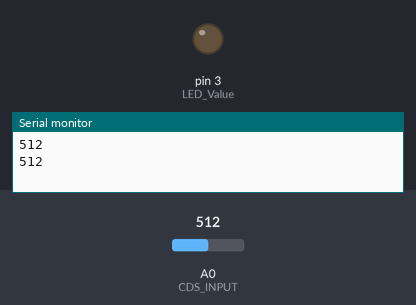
Recording of a sketch running on a simulated Arduino Uno, built with avr-gcc and run on an emulated ATmega328P. Shown: output pins drawn as LEDs (lit = HIGH), the last lines printed to the serial monitor. Inputs (shaded band) come from the test bench; at power-on: A0 (CDS_INPUT) = 512.

Above: at 1.8 s.
1.9 s: A0 (CDS_INPUT) set to 54
3.4 s: A0 (CDS_INPUT) set to 45
At 4.3 s:
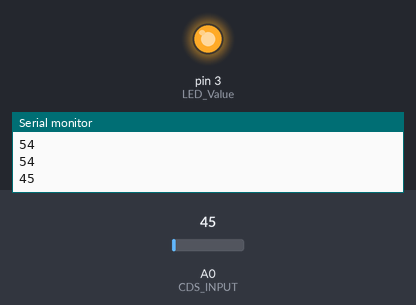
5.5 s: A0 (CDS_INPUT) set to 122
At 7.1 s:
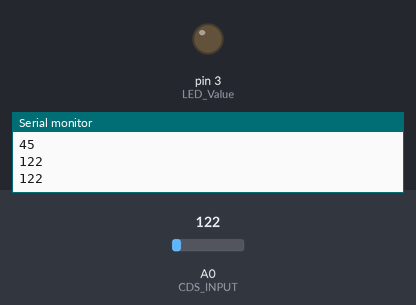
7.5 s: A0 (CDS_INPUT) set to 40
At 8.6 s:
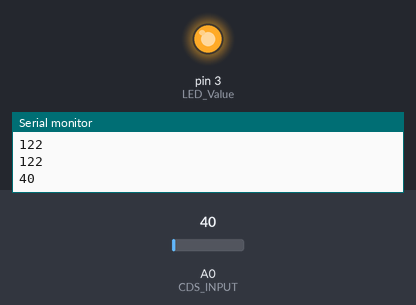
Timing chart, 0 to 10.5 s (numbered marks = the images above; inputs shaded):
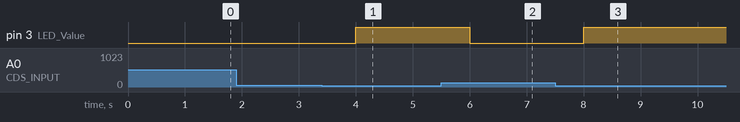

Measured:
- the behaviour switches between 50 and 49 on A0 (CDS_INPUT) (found by bisection; images 0 and 1)
- after the input at 3.4 s, pin 3 (LED_Value): LOW → HIGH after 0.60 s
- after the input at 5.5 s, pin 3 (LED_Value): HIGH → LOW after 0.50 s
- after the input at 7.5 s, pin 3 (LED_Value): LOW → HIGH after 0.50 s

The sketch:

LDR.ino
```cpp
#define CDS_INPUT A0
int LED_Value = 3;

void setup() {
  Serial.begin(9600);
  pinMode(LED_Value, OUTPUT);
}

void loop() {

  int value = analogRead(CDS_INPUT);
  if(value < 50)
  {
    digitalWrite(LED_Value, HIGH);
   }
   else
   {
    digitalWrite(LED_Value, LOW);
    }
  Serial.println(value);

  delay(1000);
}
```
